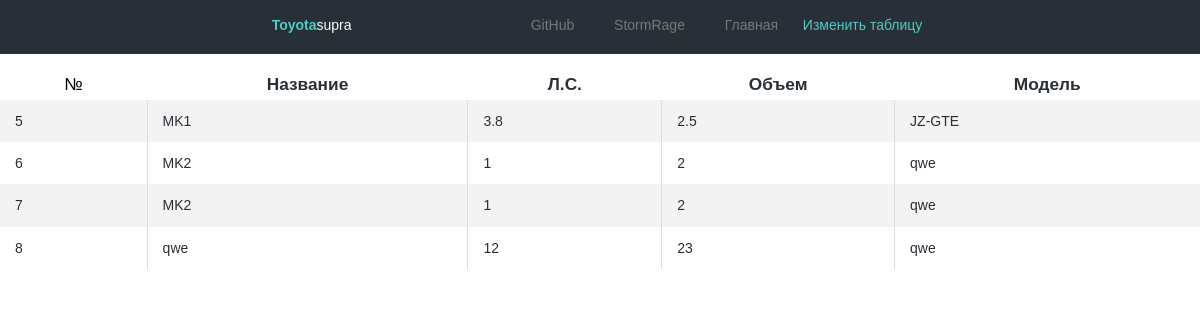
The app's page /pagetwo.php with its own data.
### tables this page shows
CREATE TABLE `datasheet` (
  `Id` int NOT NULL,
  `Name` text NOT NULL,
  `PowerOutput` double NOT NULL,
  `Volume` double NOT NULL,
  `Model` text NOT NULL
);

### db/ReadService.php (called while the page is built)
<?php include './db/connect.php';
$DataSheet = mysqli_query($connect, "SELECT * FROM `datasheet`");
	$DataSheet = mysqli_fetch_all($DataSheet);
?>

### pagetwo.php (the view, shortened to what this page needs)
<!DOCTYPE html>
<html lang="en" >
<head>
	<link rel="stylesheet" href="css/stylepagetwo.css">
	<link rel="stylesheet" href="./css/cssswup.css">
	<link rel="stylesheet" href="./css/addservice.css">
</head>
<body>
<?php include './template/header2.php';?>
<main id="swup" class="transition-fade">
<?php include './db/ReadService.php';?>
<table class="table" style="margin-top: 70px">
	<tr>
		<th><button style="background-color: #FFFFFF;  border:none;">№</button></th>
		<th>Название</th>
		<th>Л.С.</th>
		<th>Объем</th>
		<th>Модель</th>
	</tr>
	<?php
	foreach($DataSheet as $datasheet){
		echo '
		<tr>
		<td>'.$datasheet[0].'</td>
		<td>'.$datasheet[1].'</td>
		<td>'.$datasheet[2].'</td>
		<td>'.$datasheet[3].'</td>
		<td>'.$datasheet[4].'</td>
	</tr>
		';
	}
?>
</table>
</main>
</body>
</html>

### template/header2.php (shortened to what this page needs)
<!DOCTYPE html>
<html lang="ru"><head>
  <link rel="stylesheet" href="./css/cssheader.css">
</head>
<body translate="no">
  <header id="header" class="header header--fixed hide-from-print animated headroom--not-bottom slideDown headroom--top" role="banner">
    <div class="container">
        <nav id="nav" class="nav-wrapper" role="navigation">
            <ul class="nav nav--main">
                <li class="nav__item ">
                    <a class="header__link subdued" href="https://github.com/geras-source">
                        <span class="complimentary push--left">GitHub</span>
                    </a>
                </li>
                <li class="nav__item ">
                    <a class="header__link subdued" href="https://steamcommunity.com/id/CTREJlA/">
                        <span class="complimentary push--left">StormRage</span>
                    </a>
                </li>
				<li class="nav__item ">
                    <a class="header__link subdued" href="./index.php">
                        <span class="complimentary push--left">Главная</span>
                    </a>
                </li>
				<li class="nav__item ">
                        <button style="color:#4ECDC4; background-color: #292F36;  border:none;" onclick="OpacityChange1()">Изменить таблицу</button>
                </li>
            </ul>
        </nav>
        <a href="https://www.toyota.ru/" class="brand header__link">
            <b class="brand__forename">Toyota</b><b class="brand__surname">supra</b>
        </a>
    </div>
</header>
</body>
</html>

### css/stylepagetwo.css (style rules this page uses)
.table { width: 100%; border: none; margin-bottom: 20px; }
.table tbody td { text-align: left; border-left: 1px solid #ddd; border-right: 1px solid #ddd; padding: 10px 15px; font-size: 14px; vertical-align: top; }
.table thead tr th:first-child, .table tbody tr td:first-child { border-left: none; }
.table thead tr th:last-child, .table tbody tr td:last-child { border-right: none; }
.table tbody tr:nth-child(even) { background: #f3f3f3; }

### css/cssswup.css (style rules this page uses)
.transition-fade { transition: .4s; opacity: 1; }

### css/addservice.css (style rules this page uses)
a { text-decoration: none; }
p, li, a { font-size: 14px; }
.container { width: 100%; max-width: 700px; margin: 0 auto; position: relative; }

### css/cssheader.css (style rules this page uses)
article,aside,details,figcaption,figure,footer,header,hgroup,main,nav,section,summary { display:block }
html { font-family:sans-serif;-webkit-text-size-adjust:100%;-ms-text-size-adjust:100% }
body { margin:0 }
b,strong { font-weight:bold }
button,input,select,textarea { font-family:inherit;font-size:100%;margin:0 }
button,input { line-height:normal }
button,select { text-transform:none }
button,html input[type="button"],input[type="reset"],input[type="submit"] { -webkit-appearance:button;cursor:pointer }
table { border-collapse:collapse;border-spacing:0 }
.push--left { margin-left:.5em !important }
body { font-family:Helvetica,Arial,sans-serif;line-height:1.6;background-color:#fff;color:#292f36 }
@media screen and (min-width: 40em) { body { font-size:104% } }
@media screen and (min-width: 50em) { body { font-size:108% } }
ul,ol { padding-left:1em }
ul { list-style-type:square }
li { padding-bottom:.25em }
li:last-child { padding-bottom:0 }
a { text-decoration:none;border-bottom:2px solid rgba(255,107,107,0.5);-webkit-transition:border-color .2s linear;-moz-transition:border-color .2s linear;-o-transition:border-color .2s linear;transition:border-color .2s linear;color:#292f36 }
*,::after,::before { -webkit-box-sizing:border-box;-moz-box-sizing:border-box;box-sizing:border-box }
h1,h2,h3,h4,h5,h6,p,ul,ol,pre,fieldset,form,legend { margin-top:0;margin-bottom:16px;margin-bottom:1rem }
html,body { scroll-padding-top:75px }
.container { max-width:41em;margin:0 auto;padding:0 1.5em }
.nav { padding:0;list-style:none;margin-bottom:0;float:right }
.nav__item { display:inline-block }
@media screen and (min-width: 40em) { .nav__item { display:inline-block } }
.nav__item a { display:inline-block;padding:1em;border:none }
.brand { display:inline-block;text-decoration:none;padding:1em 0;color:#fff;-webkit-font-smoothing:antialiased }
.brand__forename { font-weight:bold;color:#4ECDC4 }
.brand__surname { font-weight:normal;color:#fff }
.header { background-color:#292f36 }
.header__link { color:#A9ABAE;text-decoration:none;border:none }
.header--fixed { position:fixed;z-index:10;right:0;left:0;top:0 }
.complimentary { display:none }
@media screen and (min-width: 40em) { .complimentary { display:inline } }
.subdued { opacity:.6;text-shadow:none }
.animated { -webkit-animation-duration:.5s;-moz-animation-duration:.5s;-o-animation-duration:.5s;animation-duration:.5s;-webkit-animation-fill-mode:both;-moz-animation-fill-mode:both;-o-animation-fill-mode:both;animation-fill-mode:both;will-change:transform,opacity }
.animated.slideDown { -webkit-animation-name:slideDown;-moz-animation-name:slideDown;-o-animation-name:slideDown;animation-name:slideDown }

### records on screen
datasheet: Id "5", Name "MK1", PowerOutput "3.8", Volume "2.5", Model "JZ-GTE"
datasheet: Id "6", Name "MK2", PowerOutput "1", Volume "2", Model "qwe"
datasheet: Id "7", Name "MK2", PowerOutput "1", Volume "2", Model "qwe"
datasheet: Id "8", Name "qwe", PowerOutput "12", Volume "23", Model "qwe"
